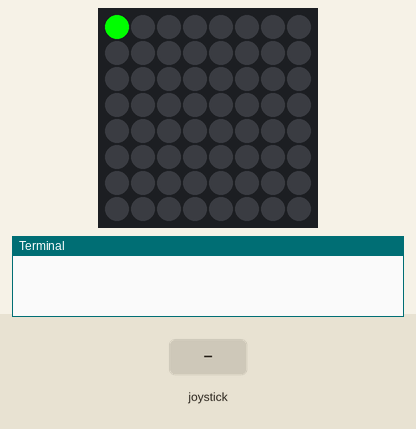
The program below on a simulated Raspberry Pi (BCM pin numbers) with a Sense HAT. On the bench: the Sense HAT's 8×8 RGB LED matrix, the last lines printed to the terminal. The test bench sets the inputs (shaded band).

Above: at 1.2 s.
1.3 s: joystick pushed up
At 1.7 s:
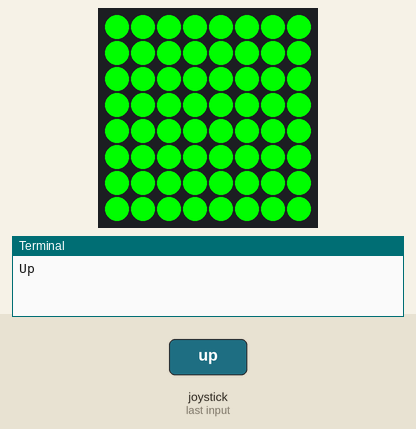
2.8 s: joystick pushed down
At 4.0 s:
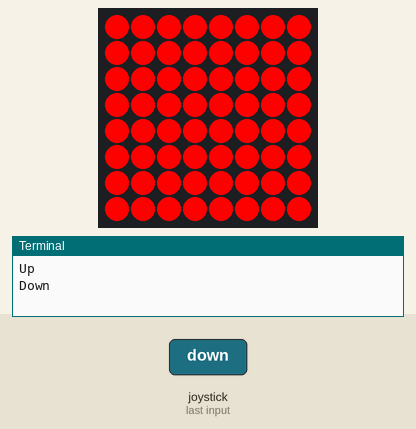
4.3 s: joystick pushed left
At 5.4 s:
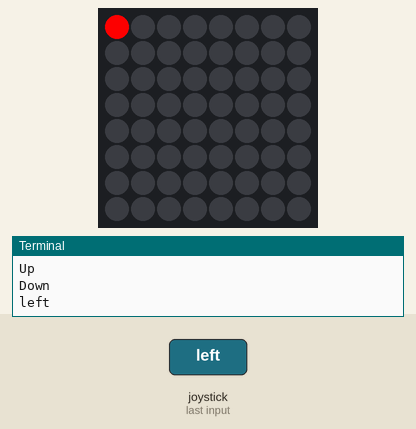
5.8 s: joystick pushed right
At 6.3 s:
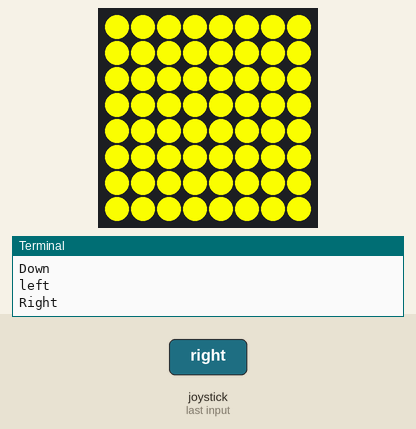
Timing chart, 0 to 8.3 s (numbered marks = the images above; inputs shaded):
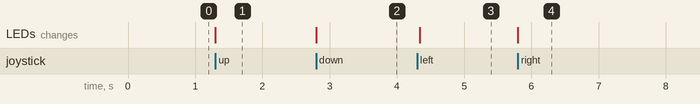

The program:

v1.3_-_joystick_functions.py
```python
from sense_hat import SenseHat
sense = SenseHat()

green = (0, 255, 0) #green
yellow = (255, 255, 0) #yellow
red = (255, 0, 0) #red

sense.clear()
sense.set_pixel(0, 0, 0, 255, 0)

while True:

  for event in sense.stick.get_events():
    # Check if the joystick was pressed
    if event.action == "pressed":
      # Check which direction
      if event.direction == "up":
        print("Up")
        sense.clear(green)      # Up arrow

      elif event.direction == "up":
        sense.clear()

      elif event.direction == "down":
        print("Down")
        sense.clear(red)      # Down arrow

      elif event.direction == "right":
        print("Right")
        sense.clear(yellow)      # Right arrow

      elif event.direction == "left":
        print("left")
        sense.clear()
        sense.set_pixel(0, 0, 255, 0, 0)      # Left arrow
```

Measured:
- after the input at 1.3 s, the LEDs: change at once (image 1)
- after the input at 2.8 s, the LEDs: change at once (image 2)
- after the input at 4.3 s, the LEDs: change at once (image 3)
- after the input at 5.8 s, the LEDs: change at once (image 4)
